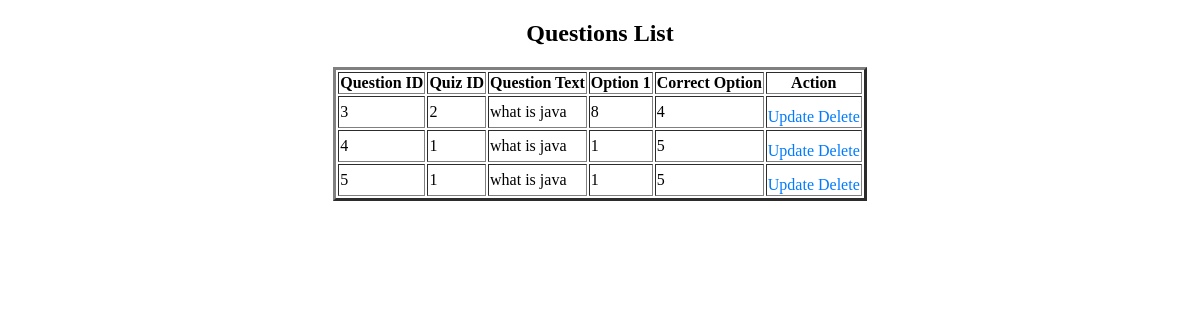
/viewquestions.php, run on the app's committed database.
### tables this page shows
CREATE TABLE `questions` (
  `question_id` int(11) NOT NULL,
  `quiz_id` int(11) DEFAULT NULL,
  `question_text` text DEFAULT NULL,
  `option_1` varchar(255) DEFAULT NULL,
  `correct_option` int(11) DEFAULT NULL
);

### viewquestions.php (the view, shortened to what this page needs)
<?php
include ('connection/conn.php');
$select_sql = "SELECT * FROM questions";
$result = $conn->query($select_sql);
?>
<!DOCTYPE html>
<html lang="en">
<head>
</head>
<body><center>
    <h2>Questions List</h2>
    <table border="3">
        <thead>
            <tr>
                <th>Question ID</th>
                <th>Quiz ID</th>
                <th>Question Text</th>
                <th>Option 1</th>
                <th>Correct Option</th>
                <th>Action</th>
            </tr>
        </thead>
        <body>
            <?php
            if ($result->num_rows > 0) {
                while($row = $result->fetch_assoc()) {
                    echo "<tr>";
                    echo "<td>" . $row['question_id'] . "</td>";
                    echo "<td>" . $row['quiz_id'] . "</td>";
                    echo "<td>" . $row['question_text'] . "</td>";
                    echo "<td>" . $row['option_1'] . "</td>";
                    echo "<td>" . $row['correct_option'] . "</td>";
                    echo "<td class='action-links'>
                            <a href='updatequestion.php?id=" . $row['question_id'] . "'>Update</a>
                            <a href='deletequestion.php?id=" . $row['question_id'] . "'>Delete</a>
                        </td>";
                    echo "</tr>";
                }
            } else {
                echo "<tr><td colspan='6'>No questions available</td></tr>";
            }
            ?>
        </center>
        </body>
</body>
</html>

### viewquestions.php (style rules this page uses)
h2 { margin-bottom: 20px; }
a { display: inline-block; margin-top: 10px; color: #007bff; text-decoration: none; }

### data on the page
questions: question_id "3", quiz "2", question_text "what is java", option_1 "8", correct_option "4"
questions: question_id "4", quiz "1", question_text "what is java", option_1 "1", correct_option "5"
questions: question_id "5", quiz "1", question_text "what is java", option_1 "1", correct_option "5"
